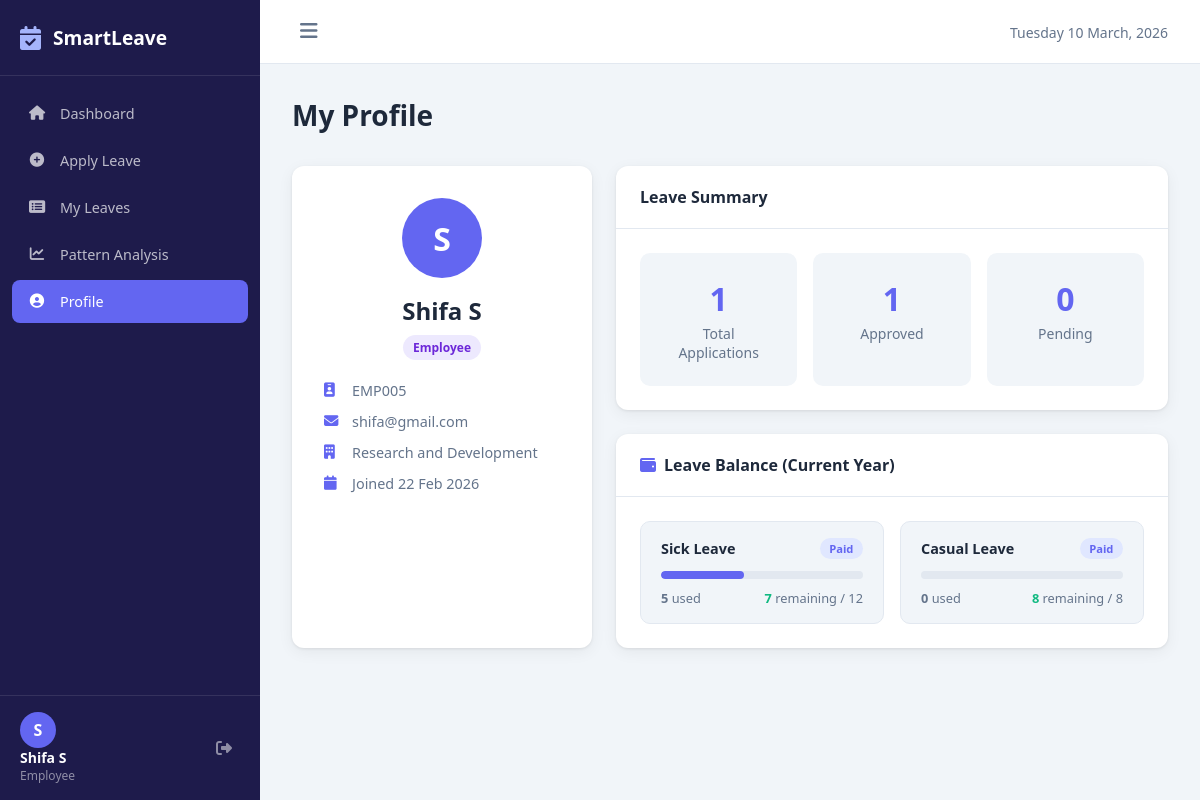
Page /profile (signed in) on the committed database.
### tables this page shows
CREATE TABLE users (
        user_id INTEGER PRIMARY KEY AUTOINCREMENT, user_code TEXT UNIQUE NOT NULL,
        full_name TEXT NOT NULL, email TEXT UNIQUE NOT NULL, password TEXT NOT NULL,
        role_id INTEGER NOT NULL, department TEXT, join_date TEXT DEFAULT (date('now')), is_active INTEGER DEFAULT 1,
        FOREIGN KEY (role_id) REFERENCES roles(role_id));

CREATE TABLE roles (role_id INTEGER PRIMARY KEY AUTOINCREMENT, role_name TEXT NOT NULL);

CREATE TABLE leave_types (
        leave_type_id INTEGER PRIMARY KEY AUTOINCREMENT, leave_name TEXT NOT NULL,
        max_days_year INTEGER DEFAULT 10, is_paid INTEGER DEFAULT 1,
        allowed_roles TEXT DEFAULT 'Employee');

### app.py (the view)
@app.route('/profile')
@login_required
def profile():
    db=get_db()
    user=db.execute("SELECT u.*,r.role_name FROM users u JOIN roles r ON u.role_id=r.role_id WHERE u.user_id=?",(session['user_id'],)).fetchone()
    total=db.execute("SELECT COUNT(*) FROM leave_applications WHERE user_id=?",(session['user_id'],)).fetchone()[0]
    approved=db.execute("SELECT COUNT(*) FROM leave_applications WHERE user_id=? AND current_status='Approved'",(session['user_id'],)).fetchone()[0]
    pending=db.execute("SELECT COUNT(*) FROM leave_applications WHERE user_id=? AND current_status='Pending'",(session['user_id'],)).fetchone()[0]
    balances = get_user_balances(db, session['user_id'])
    return render_template('profile.html',user=user,total_leaves=total,approved=approved,pending=pending,balances=balances)

### app.py (called while the page is built)
def fmt_date(s, fmt='%d %b %Y'):
    if not s: return ''
    try: return _dt.strptime(s[:10], '%Y-%m-%d').strftime(fmt)
    except: return s

def get_db():
    if 'db' not in g:
        g.db = sqlite3.connect(DATABASE)
        g.db.row_factory = sqlite3.Row
        g.db.execute("PRAGMA foreign_keys = ON")
    return g.db

def login_required(f):
    @wraps(f)
    def d(*a,**kw):
        if 'user_id' not in session: return redirect(url_for('login'))
        return f(*a,**kw)
    return d

### templates/profile.html (shortened to what this page needs)
{% extends 'base.html' %}
{% block content %}
<div class="page-header"><h1>My Profile</h1></div>
<div class="profile-grid">
  <div class="card profile-card">
    <div class="profile-avatar">{{ user['full_name'][0] }}</div>
    <h2>{{ user['full_name'] }}</h2>
    <span class="badge badge-role">{{ user['role_name'] }}</span>
    <div class="profile-meta">
      <div><i class="fas fa-id-badge"></i> {{ user['user_code'] }}</div>
      <div><i class="fas fa-envelope"></i> {{ user['email'] }}</div>
      <div><i class="fas fa-building"></i> {{ user['department'] }}</div>
      <div><i class="fas fa-calendar"></i> Joined {{ user['join_date']|fmtdate }}</div>
    </div>
  </div>
  <div>
    <div class="card">
      <div class="card-header"><h3>Leave Summary</h3></div>
      <div class="card-body">
        <div class="profile-stats">
          <div class="pstat"><h3>{{ total_leaves }}</h3><p>Total Applications</p></div>
          <div class="pstat"><h3>{{ approved }}</h3><p>Approved</p></div>
          <div class="pstat"><h3>{{ pending }}</h3><p>Pending</p></div>
        </div>
      </div>
    </div>
    <div class="card">
      <div class="card-header"><h3><i class="fas fa-wallet"></i> Leave Balance (Current Year)</h3></div>
      <div class="card-body">
        <div class="balance-grid">
          {% for b in balances %}
          <div class="balance-card">
            <div class="balance-header">
              <span class="balance-name">{{ b.leave_name }}</span>
              <span class="balance-type-badge">{{ 'Paid' if b.is_paid else 'Unpaid' }}</span>
            </div>
            <div class="balance-bar-wrap">
              <div class="balance-bar" style="width:{{ [((b.used / b.allocated) * 100)|int, 100]|min }}%;background:{% if b.remaining <= 2 %}var(--danger){% elif b.remaining <= 5 %}var(--warning){% else %}var(--primary){% endif %}"></div>
            </div>
            <div class="balance-numbers">
              <span><strong>{{ b.used }}</strong> used</span>
              <span><strong style="color:{% if b.remaining <= 2 %}var(--danger){% elif b.remaining <= 5 %}var(--warning){% else %}var(--success){% endif %}">{{ b.remaining }}</strong> remaining / {{ b.allocated }}</span>
            </div>
          </div>
          {% endfor %}
        </div>
      </div>
    </div>
  </div>
</div>
{% endblock %}

### templates/base.html (shortened to what this page needs)
<!DOCTYPE html>
<html lang="en">
<head>
  <link rel="stylesheet" href="{{ url_for('static', filename='css/style.css') }}"/>
  <link rel="stylesheet" href="https://cdnjs.cloudflare.com/ajax/libs/font-awesome/6.4.0/css/all.min.css"/>
</head>
<body>
{% if session.user_id %}
<div class="layout">
  <aside class="sidebar" id="sidebar">
    <div class="sidebar-brand">
      <i class="fas fa-calendar-check"></i>
      <span>SmartLeave</span>
    </div>
    <nav class="sidebar-nav">
      <a href="{{ url_for('dashboard') }}" class="nav-item {% if request.endpoint == 'dashboard' %}active{% endif %}">
        <i class="fas fa-home"></i><span>Dashboard</span>
      </a>
      {% if session.role != 'Admin' %}
      <a href="{{ url_for('apply_leave') }}" class="nav-item {% if request.endpoint == 'apply_leave' %}active{% endif %}">
        <i class="fas fa-plus-circle"></i><span>Apply Leave</span>
      </a>
      <a href="{{ url_for('my_leaves') }}" class="nav-item {% if request.endpoint == 'my_leaves' %}active{% endif %}">
        <i class="fas fa-list-alt"></i><span>My Leaves</span>
      </a>
      {% endif %}
      <a href="{{ url_for('analysis') }}" class="nav-item {% if request.endpoint in ['analysis'] %}active{% endif %}">
        <i class="fas fa-chart-line"></i><span>Pattern Analysis</span>
      </a>
      <a href="{{ url_for('profile') }}" class="nav-item {% if request.endpoint == 'profile' %}active{% endif %}">
        <i class="fas fa-user-circle"></i><span>Profile</span>
      </a>
    </nav>
    <div class="sidebar-footer">
      <div class="user-info">
        <div class="user-avatar">{{ session.user_name[0] }}</div>
        <div>
          <div class="user-name">{{ session.user_name }}</div>
          <div class="user-role">{{ session.role }}</div>
        </div>
      </div>
      <a href="{{ url_for('logout') }}" class="logout-btn"><i class="fas fa-sign-out-alt"></i></a>
    </div>
  </aside>
  <main class="main-content">
    <header class="topbar">
      <button class="menu-toggle" onclick="toggleSidebar()"><i class="fas fa-bars"></i></button>
      <div class="topbar-right">
        <span class="topbar-date" id="topbarDate"></span>
      </div>
    </header>
    <div class="page-content">
      {% block content %}{% endblock %}
    </div>
  </main>
</div>
{% else %}
{% block auth_content %}{% endblock %}
{% endif %}
</body>
</html>

### rows in the picture
users: user_name "Shifa S", full_name "S", full_name "Shifa S", user_code "EMP005", email "shifa@gmail.com", department "Research and Development", join_date|fmtdate "22 Feb 2026"
roles: role_name "Employee"
leave_types: leave_name "Sick Leave", is_paid "Paid", {{ [((b.used / b.allocated) * 100)|int, 100]|min }} 41 (drawn), used "5", remaining "7", allocated "12"
leave_types: leave_name "Casual Leave", is_paid "Paid", used "0", remaining "8", allocated "8"

### other values in the picture
{{ session.user_name[0] }} "S"
{{ session.role }} "Employee"
{{ total_leaves }} "1"
{{ approved }} "1"
{{ pending }} "0"
